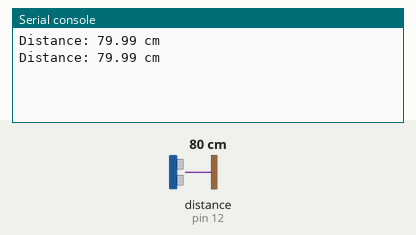
Recording of a program running on a simulated MicroPython board. Parts: the last lines printed to the serial console. Inputs (shaded band) come from the test bench; at power-on: distance to the obstacle (sensor on pin 12) 80 cm. The echo pulse lasts 58.3 µs per cm.

Above: at 1.2 s.
1.3 s: distance to the obstacle (sensor on pin 12) set to 2 cm
At 2.6 s:
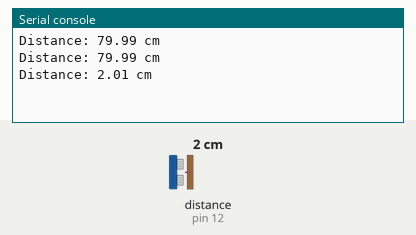
2.8 s: distance to the obstacle (sensor on pin 12) set to 4 cm
At 3.8 s:
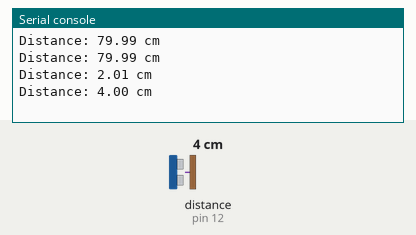
Timing chart, 0 to 5.8 s (numbered marks = the images above; inputs shaded):
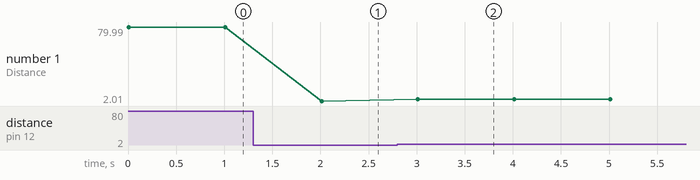

Measured:
- after the input at 1.3 s, the serial console: prints a new line after 0.71 s (image 1)
- after the input at 2.8 s, the serial console: prints a new line after 0.21 s (image 2)
- plotted number 1: 79.99 → 2.01 after the input at 1.3 s, 2.01 → 4 after the input at 2.8 s

The program:

HC.py
```python
from machine import Pin, time_pulse_us
import time

# Pin configuration
TRIG_PIN = 13  # GPIO13
ECHO_PIN = 12  # GPIO12

# Initialize pins
trig = Pin(TRIG_PIN, Pin.OUT)
echo = Pin(ECHO_PIN, Pin.IN)

def measure_distance():
    # Send a 10us pulse to trigger pin
    trig.value(0)
    time.sleep_us(2)
    trig.value(1)
    time.sleep_us(10)
    trig.value(0)

    # Measure the duration of the echo pulse
    try:
        pulse_duration = time_pulse_us(echo, 1, 30000)  # Timeout: 30ms (30000us)
    except OSError:
        return None  # Return None if no echo is detected (timeout)

    # Calculate distance in cm (speed of sound = 34300 cm/s)
    distance = (pulse_duration / 2) * 0.0343
    return distance

while True:
    distance = measure_distance()
    if distance is not None:
        print("Distance: {:.2f} cm".format(distance))
    else:
        print("Out of range or no echo detected.")

    time.sleep(1)  # Delay between measurements
```
